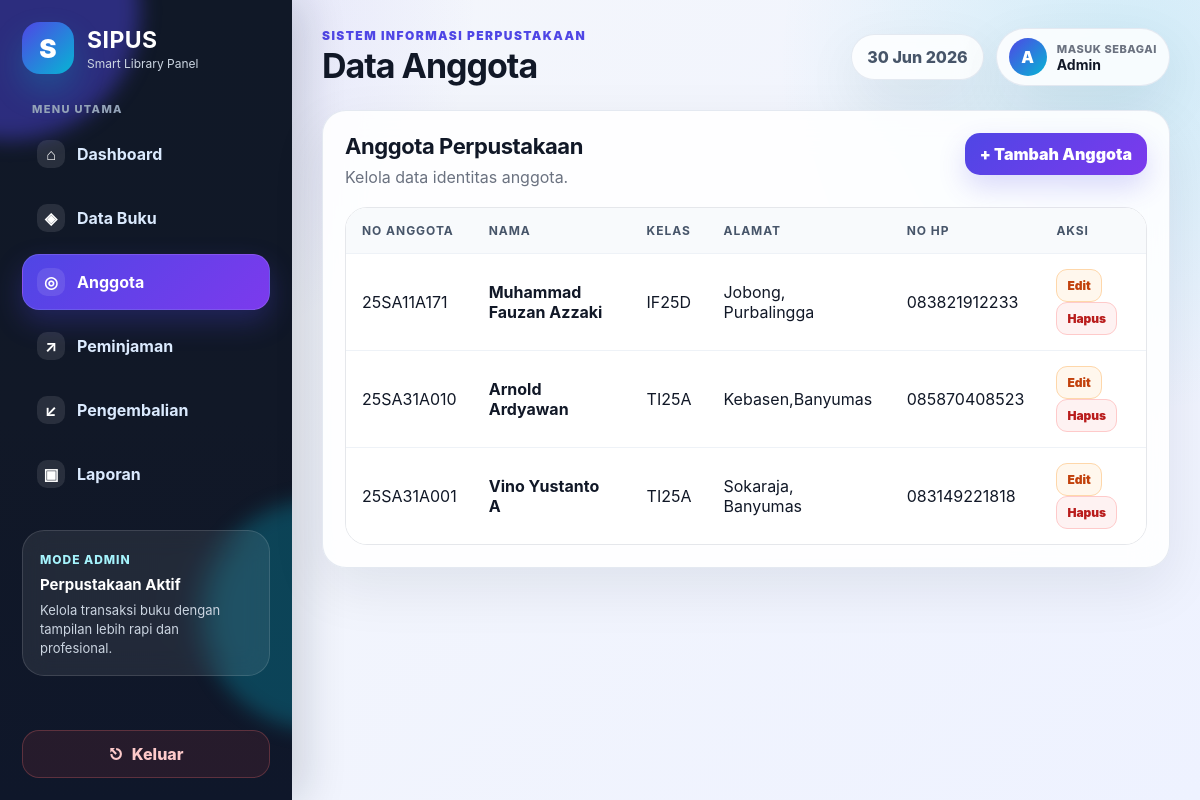
Screenshot of /anggota.php (signed in) with the database file from the repository.
### tables this page shows
CREATE TABLE `anggota` (
  `id_anggota` int NOT NULL,
  `nomor_anggota` varchar(30) NOT NULL,
  `nama` varchar(100) NOT NULL,
  `kelas` varchar(80) NOT NULL,
  `alamat` text,
  `no_hp` varchar(20) DEFAULT NULL
);

### auth.php (called while the page is built, shortened)
<?php
function e($value) {
    return htmlspecialchars((string)$value, ENT_QUOTES, 'UTF-8');
}
?>

### anggota.php (the view, shortened to what this page needs)
<?php
require_once "koneksi.php";
require_once "auth.php";
$data = mysqli_query($conn, "SELECT * FROM anggota ORDER BY id_anggota DESC");
include "header.php";
?>
<section class="panel"><div class="panel-head"><div><h2>Anggota Perpustakaan</h2><p>Kelola data identitas anggota.</p></div><button class="btn primary" data-modal="modalTambah">+ Tambah Anggota</button></div>
<div class="table-wrap"><table><thead><tr><th>No Anggota</th><th>Nama</th><th>Kelas</th><th>Alamat</th><th>No HP</th><th>Aksi</th></tr></thead><tbody>
<?php while($a = mysqli_fetch_assoc($data)): ?>
<tr><td><?= e($a['nomor_anggota']) ?></td><td><b><?= e($a['nama']) ?></b></td><td><?= e($a['kelas']) ?></td><td><?= e($a['alamat']) ?></td><td><?= e($a['no_hp']) ?></td><td><button class="btn small warn" onclick='fillMember(<?= json_encode($a) ?>)'>Edit</button><form method="POST" class="inline" onsubmit="return confirm('Hapus anggota ini?')"><input type="hidden" name="action" value="delete"><input type="hidden" name="id_anggota" value="<?= $a['id_anggota'] ?>"><button class="btn small danger">Hapus</button></form></td></tr>
<?php endwhile; ?>
</tbody></table></div></section>
<?php include "footer.php"; ?>

### assets/css/style.css (style rules this page uses)
:root { --bg:#f5f7fb; --bg2:#eef2ff; --surface:#ffffff; --surface-soft:#f8fafc; --text:#111827; --muted:#6b7280; --muted2:#94a3b8; --line:#e5e7eb; --line2:#eef2f7; --primary:#4f46e5; --primary2:#7c3aed; --primary3:#06b6d4; --green:#10b981; --orange:#f59e0b; --red:#ef4444; --blue:#2563eb; --shadow:0 20px 55px rgba(15,23,42,.08); --shadow2:0 12px 28px rgba(79,70,229,.20); --radius:24px; }
* { box-sizing:border-box }
html { scroll-behavior:smooth }
body { margin:0; min-height:100vh; font-family:Inter,ui-sans-serif,system-ui,-apple-system,BlinkMacSystemFont,"Segoe UI",Arial,sans-serif; color:var(--text); background: radial-gradient(circle at 8% 0%, rgba(79,70,229,.16), transparent 28%), radial-gradient(circle at 94% 8%, rgba(6,182,212,.14), transparent 26%), linear-gradient(135deg,var(--bg),var(--bg2)); }
button,input,select,textarea { font:inherit }
.stat-card,.panel { background:rgba(255,255,255,.88); border:1px solid rgba(226,232,240,.92); box-shadow:var(--shadow); backdrop-filter:blur(18px); }
.panel { border-radius:var(--radius);padding:22px;margin-bottom:18px }
.panel-head { display:flex;align-items:flex-start;justify-content:space-between;gap:16px;margin-bottom:17px }
.panel h2 { margin:0;font-size:22px;letter-spacing:-.02em }
.panel p { margin:6px 0 0;color:var(--muted);line-height:1.55 }
.table-wrap { overflow:auto;border-radius:22px;border:1px solid var(--line);background:#fff }
table { width:100%;border-collapse:separate;border-spacing:0;background:#fff }
th,td { padding:15px 16px;text-align:left;border-bottom:1px solid #eef2f7;vertical-align:middle }
th { position:sticky;top:0;background:#f8fafc;color:#475569;font-size:12px;text-transform:uppercase;letter-spacing:.08em;z-index:1 }
tr:last-child td { border-bottom:0 }
.btn { border:0;border-radius:15px;padding:11px 15px; font-weight:900;cursor:pointer;display:inline-flex;align-items:center;justify-content:center;gap:8px; transition:.18s ease;white-space:nowrap; }
.btn.primary { background:linear-gradient(135deg,var(--primary),var(--primary2));color:#fff;box-shadow:var(--shadow2) }
.btn.small { padding:8px 10px;border-radius:11px;font-size:12px }
.btn.warn { background:#fff7ed;color:#c2410c;border:1px solid #fed7aa }
.btn.danger { background:#fef2f2;color:#b91c1c;border:1px solid #fecaca }
.inline { display:inline }

### rows the page displays
anggota: nomor_anggota "25SA11A171", nama "Muhammad Fauzan Azzaki", kelas "IF25D", alamat "Jobong, Purbalingga", no_hp "083821912233"
anggota: nomor_anggota "25SA31A010", nama "Arnold Ardyawan", kelas "TI25A", alamat "Kebasen,Banyumas", no_hp "085870408523"
anggota: nomor_anggota "25SA31A001", nama "Vino Yustanto A", kelas "TI25A", alamat "Sokaraja, Banyumas", no_hp "083149221818"

### other values shown
$title "Data Anggota"
substr($_SESSION['nama'] ?? 'A', 0, 1) "A"
$_SESSION['nama'] "Admin"
